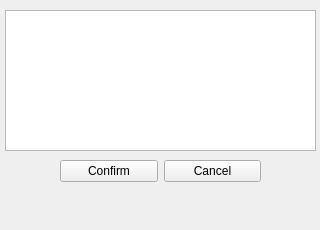
<?xml version="1.0" encoding="UTF-8"?>
<ui version="4.0">
 <class>MainWindow</class>
 <widget class="QMainWindow" name="MainWindow">
  <property name="geometry">
   <rect>
    <x>0</x>
    <y>0</y>
    <width>320</width>
    <height>230</height>
   </rect>
  </property>
  <property name="windowTitle">
   <string>MainWindow</string>
  </property>
  <widget class="QWidget" name="centralwidget">
   <property name="sizePolicy">
    <sizepolicy hsizetype="Maximum" vsizetype="Maximum">
     <horstretch>0</horstretch>
     <verstretch>0</verstretch>
    </sizepolicy>
   </property>
   <widget class="QWidget" name="horizontalLayoutWidget">
    <property name="geometry">
     <rect>
      <x>60</x>
      <y>160</y>
      <width>201</width>
      <height>61</height>
     </rect>
    </property>
    <layout class="QHBoxLayout" name="ButtonsLayout" stretch="1,1">
     <property name="sizeConstraint">
      <enum>QLayout::SizeConstraint::SetMaximumSize</enum>
     </property>
     <item>
      <widget class="QPushButton" name="CancelButton">
       <property name="text">
        <string>Confirm</string>
       </property>
      </widget>
     </item>
     <item>
      <widget class="QPushButton" name="ConfirmationButton">
       <property name="text">
        <string>Cancel</string>
       </property>
      </widget>
     </item>
    </layout>
   </widget>
   <widget class="QTextBrowser" name="ConfirmationText">
    <property name="geometry">
     <rect>
      <x>5</x>
      <y>10</y>
      <width>311</width>
      <height>141</height>
     </rect>
    </property>
   </widget>
  </widget>
 </widget>
 <resources/>
 <connections/>
</ui>
